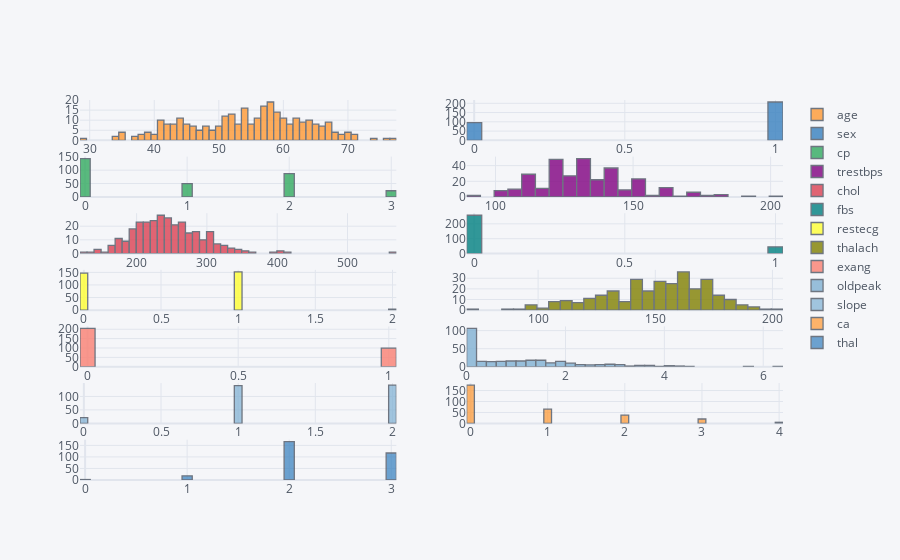

Notebook source saved alongside this figure:
### Code cell
df0[numerical].iplot(kind='histogram',subplots=True,bins=50)

### Figure 1 — Plotly figure (JSON) as saved in the notebook; plotly's stock layout.template omitted (floating-point values rounded to 4 significant figures; data arrays with more than 128 entries replaced by an {"elided": "..."} marker saying what was removed)
{"data": [{"histfunc": "count", "histnorm": "", "marker": {"color": "rgba(255, 153, 51, 1.0)", "line": {"color": "#4D5663", "width": 1.3}}, "name": "age", "nbinsx": 50, "opacity": 0.8, "orientation": "v", "type": "histogram", "x": {"elided": "303 int values"}, "xaxis": "x", "yaxis": "y"}, {"histfunc": "count", "histnorm": "", "marker": {"color": "rgba(55, 128, 191, 1.0)", "line": {"color": "#4D5663", "width": 1.3}}, "name": "sex", "nbinsx": 50, "opacity": 0.8, "orientation": "v", "type": "histogram", "x": {"elided": "303 int values"}, "xaxis": "x2", "yaxis": "y2"}, {"histfunc": "count", "histnorm": "", "marker": {"color": "rgba(50, 171, 96, 1.0)", "line": {"color": "#4D5663", "width": 1.3}}, "name": "cp", "nbinsx": 50, "opacity": 0.8, "orientation": "v", "type": "histogram", "x": {"elided": "303 int values"}, "xaxis": "x3", "yaxis": "y3"}, {"histfunc": "count", "histnorm": "", "marker": {"color": "rgba(128, 0, 128, 1.0)", "line": {"color": "#4D5663", "width": 1.3}}, "name": "trestbps", "nbinsx": 50, "opacity": 0.8, "orientation": "v", "type": "histogram", "x": {"elided": "303 int values"}, "xaxis": "x4", "yaxis": "y4"}, {"histfunc": "count", "histnorm": "", "marker": {"color": "rgba(219, 64, 82, 1.0)", "line": {"color": "#4D5663", "width": 1.3}}, "name": "chol", "nbinsx": 50, "opacity": 0.8, "orientation": "v", "type": "histogram", "x": {"elided": "303 int values"}, "xaxis": "x5", "yaxis": "y5"}, {"histfunc": "count", "histnorm": "", "marker": {"color": "rgba(0, 128, 128, 1.0)", "line": {"color": "#4D5663", "width": 1.3}}, "name": "fbs", "nbinsx": 50, "opacity": 0.8, "orientation": "v", "type": "histogram", "x": {"elided": "303 int values"}, "xaxis": "x6", "yaxis": "y6"}, {"histfunc": "count", "histnorm": "", "marker": {"color": "rgba(255, 255, 51, 1.0)", "line": {"color": "#4D5663", "width": 1.3}}, "name": "restecg", "nbinsx": 50, "opacity": 0.8, "orientation": "v", "type": "histogram", "x": {"elided": "303 int values"}, "xaxis": "x7", "yaxis": "y7"}, {"histfunc": "count", "histnorm": "", "marker": {"color": "rgba(128, 128, 0, 1.0)", "line": {"color": "#4D5663", "width": 1.3}}, "name": "thalach", "nbinsx": 50, "opacity": 0.8, "orientation": "v", "type": "histogram", "x": {"elided": "303 int values"}, "xaxis": "x8", "yaxis": "y8"}, {"histfunc": "count", "histnorm": "", "marker": {"color": "rgba(251, 128, 114, 1.0)", "line": {"color": "#4D5663", "width": 1.3}}, "name": "exang", "nbinsx": 50, "opacity": 0.8, "orientation": "v", "type": "histogram", "x": {"elided": "303 int values"}, "xaxis": "x9", "yaxis": "y9"}, {"histfunc": "count", "histnorm": "", "marker": {"color": "rgba(128, 177, 211, 1.0)", "line": {"color": "#4D5663", "width": 1.3}}, "name": "oldpeak", "nbinsx": 50, "opacity": 0.8, "orientation": "v", "type": "histogram", "x": {"elided": "303 float values"}, "xaxis": "x10", "yaxis": "y10"}, {"histfunc": "count", "histnorm": "", "marker": {"color": "rgba(128, 177, 211, 0.8999999999999999)", "line": {"color": "#4D5663", "width": 1.3}}, "name": "slope", "nbinsx": 50, "opacity": 0.8, "orientation": "v", "type": "histogram", "x": {"elided": "303 int values"}, "xaxis": "x11", "yaxis": "y11"}, {"histfunc": "count", "histnorm": "", "marker": {"color": "rgba(255, 153, 51, 0.8999999999999999)", "line": {"color": "#4D5663", "width": 1.3}}, "name": "ca", "nbinsx": 50, "opacity": 0.8, "orientation": "v", "type": "histogram", "x": {"elided": "303 int values"}, "xaxis": "x12", "yaxis": "y12"}, {"histfunc": "count", "histnorm": "", "marker": {"color": "rgba(55, 128, 191, 0.8999999999999999)", "line": {"color": "#4D5663", "width": 1.3}}, "name": "thal", "nbinsx": 50, "opacity": 0.8, "orientation": "v", "type": "histogram", "x": {"elided": "303 int values"}, "xaxis": "x13", "yaxis": "y13"}], "layout": {"barmode": "overlay", "legend": {"bgcolor": "#F5F6F9", "font": {"color": "#4D5663"}}, "paper_bgcolor": "#F5F6F9", "plot_bgcolor": "#F5F6F9", "title": {"font": {"color": "#4D5663"}}, "xaxis": {"anchor": "y", "domain": [0, 0.45], "gridcolor": "#E1E5ED", "showgrid": true, "tickfont": {"color": "#4D5663"}, "title": {"font": {"color": "#4D5663"}, "text": ""}, "zerolinecolor": "#E1E5ED"}, "xaxis10": {"anchor": "y10", "domain": [0.55, 1], "gridcolor": "#E1E5ED", "showgrid": true, "tickfont": {"color": "#4D5663"}, "title": {"font": {"color": "#4D5663"}, "text": ""}, "zerolinecolor": "#E1E5ED"}, "xaxis11": {"anchor": "y11", "domain": [0, 0.45], "gridcolor": "#E1E5ED", "showgrid": true, "tickfont": {"color": "#4D5663"}, "title": {"font": {"color": "#4D5663"}, "text": ""}, "zerolinecolor": "#E1E5ED"}, "xaxis12": {"anchor": "y12", "domain": [0.55, 1], "gridcolor": "#E1E5ED", "showgrid": true, "tickfont": {"color": "#4D5663"}, "title": {"font": {"color": "#4D5663"}, "text": ""}, "zerolinecolor": "#E1E5ED"}, "xaxis13": {"anchor": "y13", "domain": [0, 0.45], "gridcolor": "#E1E5ED", "showgrid": true, "tickfont": {"color": "#4D5663"}, "title": {"font": {"color": "#4D5663"}, "text": ""}, "zerolinecolor": "#E1E5ED"}, "xaxis14": {"anchor": "y14", "domain": [0.55, 1], "gridcolor": "#E1E5ED", "showgrid": true, "tickfont": {"color": "#4D5663"}, "title": {"font": {"color": "#4D5663"}, "text": ""}, "zerolinecolor": "#E1E5ED"}, "xaxis2": {"anchor": "y2", "domain": [0.55, 1], "gridcolor": "#E1E5ED", "showgrid": true, "tickfont": {"color": "#4D5663"}, "title": {"font": {"color": "#4D5663"}, "text": ""}, "zerolinecolor": "#E1E5ED"}, "xaxis3": {"anchor": "y3", "domain": [0, 0.45], "gridcolor": "#E1E5ED", "showgrid": true, "tickfont": {"color": "#4D5663"}, "title": {"font": {"color": "#4D5663"}, "text": ""}, "zerolinecolor": "#E1E5ED"}, "xaxis4": {"anchor": "y4", "domain": [0.55, 1], "gridcolor": "#E1E5ED", "showgrid": true, "tickfont": {"color": "#4D5663"}, "title": {"font": {"color": "#4D5663"}, "text": ""}, "zerolinecolor": "#E1E5ED"}, "xaxis5": {"anchor": "y5", "domain": [0, 0.45], "gridcolor": "#E1E5ED", "showgrid": true, "tickfont": {"color": "#4D5663"}, "title": {"font": {"color": "#4D5663"}, "text": ""}, "zerolinecolor": "#E1E5ED"}, "xaxis6": {"anchor": "y6", "domain": [0.55, 1], "gridcolor": "#E1E5ED", "showgrid": true, "tickfont": {"color": "#4D5663"}, "title": {"font": {"color": "#4D5663"}, "text": ""}, "zerolinecolor": "#E1E5ED"}, "xaxis7": {"anchor": "y7", "domain": [0, 0.45], "gridcolor": "#E1E5ED", "showgrid": true, "tickfont": {"color": "#4D5663"}, "title": {"font": {"color": "#4D5663"}, "text": ""}, "zerolinecolor": "#E1E5ED"}, "xaxis8": {"anchor": "y8", "domain": [0.55, 1], "gridcolor": "#E1E5ED", "showgrid": true, "tickfont": {"color": "#4D5663"}, "title": {"font": {"color": "#4D5663"}, "text": ""}, "zerolinecolor": "#E1E5ED"}, "xaxis9": {"anchor": "y9", "domain": [0, 0.45], "gridcolor": "#E1E5ED", "showgrid": true, "tickfont": {"color": "#4D5663"}, "title": {"font": {"color": "#4D5663"}, "text": ""}, "zerolinecolor": "#E1E5ED"}, "yaxis": {"anchor": "x", "domain": [0.8939, 1], "gridcolor": "#E1E5ED", "showgrid": true, "tickfont": {"color": "#4D5663"}, "title": {"font": {"color": "#4D5663"}, "text": ""}, "zerolinecolor": "#E1E5ED"}, "yaxis10": {"anchor": "x10", "domain": [0.298, 0.4041], "gridcolor": "#E1E5ED", "showgrid": true, "tickfont": {"color": "#4D5663"}, "title": {"font": {"color": "#4D5663"}, "text": ""}, "zerolinecolor": "#E1E5ED"}, "yaxis11": {"anchor": "x11", "domain": [0.149, 0.2551], "gridcolor": "#E1E5ED", "showgrid": true, "tickfont": {"color": "#4D5663"}, "title": {"font": {"color": "#4D5663"}, "text": ""}, "zerolinecolor": "#E1E5ED"}, "yaxis12": {"anchor": "x12", "domain": [0.149, 0.2551], "gridcolor": "#E1E5ED", "showgrid": true, "tickfont": {"color": "#4D5663"}, "title": {"font": {"color": "#4D5663"}, "text": ""}, "zerolinecolor": "#E1E5ED"}, "yaxis13": {"anchor": "x13", "domain": [0, 0.1061], "gridcolor": "#E1E5ED", "showgrid": true, "tickfont": {"color": "#4D5663"}, "title": {"font": {"color": "#4D5663"}, "text": ""}, "zerolinecolor": "#E1E5ED"}, "yaxis14": {"anchor": "x14", "domain": [0, 0.1061], "gridcolor": "#E1E5ED", "showgrid": true, "tickfont": {"color": "#4D5663"}, "title": {"font": {"color": "#4D5663"}, "text": ""}, "zerolinecolor": "#E1E5ED"}, "yaxis2": {"anchor": "x2", "domain": [0.8939, 1], "gridcolor": "#E1E5ED", "showgrid": true, "tickfont": {"color": "#4D5663"}, "title": {"font": {"color": "#4D5663"}, "text": ""}, "zerolinecolor": "#E1E5ED"}, "yaxis3": {"anchor": "x3", "domain": [0.7449, 0.851], "gridcolor": "#E1E5ED", "showgrid": true, "tickfont": {"color": "#4D5663"}, "title": {"font": {"color": "#4D5663"}, "text": ""}, "zerolinecolor": "#E1E5ED"}, "yaxis4": {"anchor": "x4", "domain": [0.7449, 0.851], "gridcolor": "#E1E5ED", "showgrid": true, "tickfont": {"color": "#4D5663"}, "title": {"font": {"color": "#4D5663"}, "text": ""}, "zerolinecolor": "#E1E5ED"}, "yaxis5": {"anchor": "x5", "domain": [0.5959, 0.702], "gridcolor": "#E1E5ED", "showgrid": true, "tickfont": {"color": "#4D5663"}, "title": {"font": {"color": "#4D5663"}, "text": ""}, "zerolinecolor": "#E1E5ED"}, "yaxis6": {"anchor": "x6", "domain": [0.5959, 0.702], "gridcolor": "#E1E5ED", "showgrid": true, "tickfont": {"color": "#4D5663"}, "title": {"font": {"color": "#4D5663"}, "text": ""}, "zerolinecolor": "#E1E5ED"}, "yaxis7": {"anchor": "x7", "domain": [0.4469, 0.5531], "gridcolor": "#E1E5ED", "showgrid": true, "tickfont": {"color": "#4D5663"}, "title": {"font": {"color": "#4D5663"}, "text": ""}, "zerolinecolor": "#E1E5ED"}, "yaxis8": {"anchor": "x8", "domain": [0.4469, 0.5531], "gridcolor": "#E1E5ED", "showgrid": true, "tickfont": {"color": "#4D5663"}, "title": {"font": {"color": "#4D5663"}, "text": ""}, "zerolinecolor": "#E1E5ED"}, "yaxis9": {"anchor": "x9", "domain": [0.298, 0.4041], "gridcolor": "#E1E5ED", "showgrid": true, "tickfont": {"color": "#4D5663"}, "title": {"font": {"color": "#4D5663"}, "text": ""}, "zerolinecolor": "#E1E5ED"}}}
